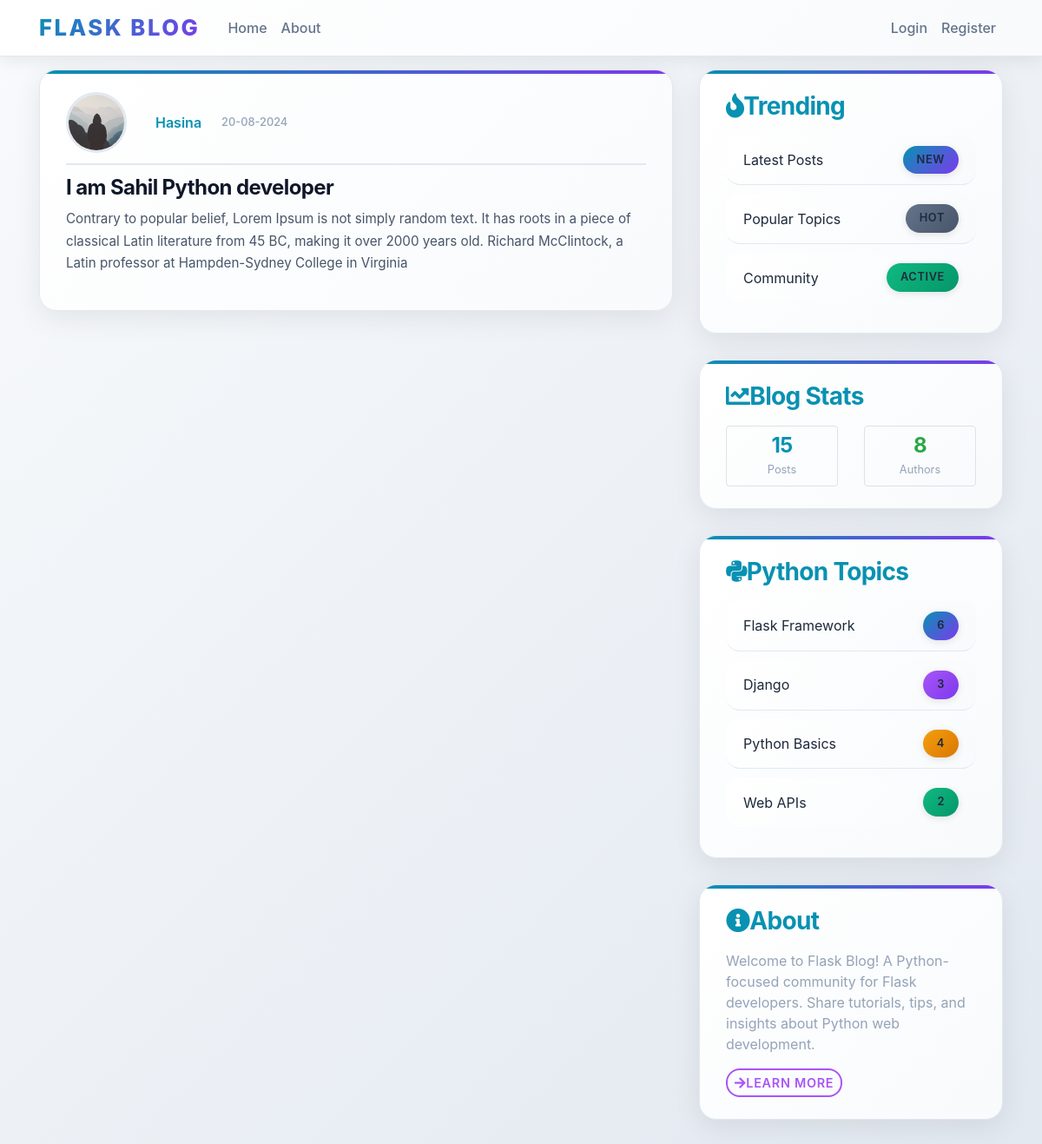
/post/6, run on the app's committed database.
### flaskblog/models.py (models this page shows, shortened)
class User(db.Model, UserMixin):
    id = db.Column(db.Integer, primary_key=True)
    username = db.Column(db.String(20), unique=True, nullable=False)
    email = db.Column(db.String(120), unique=True, nullable=False)
    image_file = db.Column(db.String(20), nullable=False, default='default.jpg')
    password = db.Column(db.String(60), nullable=False)
    posts = db.relationship('Post', backref='author', lazy=True)

class Post(db.Model):
    id = db.Column(db.Integer, primary_key=True)
    title = db.Column(db.String(100), nullable=False)
    date_posted = db.Column(db.DateTime, nullable=False, default=datetime.utcnow)
    content = db.Column(db.Text, nullable=False)
    user_id = db.Column(db.Integer, db.ForeignKey('user.id'), nullable=False)

### flaskblog/posts/routes.py (the view)
@posts.route("/post/<int:post_id>")
def post(post_id):
    post = Post.query.get_or_404(post_id)
    return render_template('post.html', title=post.title, post=post)

### flaskblog/templates/post.html (shortened to what this page needs)
{% extends "layout.html" %}
{% block content %}
<article class="media content-section ">
	<div class="media-body ">
		<div class="article-metadata">
			<img  class="rounded-circle article-img" src="{{ url_for('static', filename='profile_pics/' + post.author.image_file) }}">
			<a class="mr-2 text-decoration-none" href="{{ url_for('users.user_posts', username=post.author.username) }}">{{ post.author.username }}</a>
			<small class="text-muted">{{ post.date_posted.strftime('%d-%m-%Y') }}</small>
		</div>
		<h2 class="article-title">{{ post.title }}</h2>
		<p class="article-content">{{ post.content }}</p>
	</div>
</article>
{% endblock content %}

### flaskblog/static/main.css (style rules this page uses)
body { background: linear-gradient(135deg, #f8fafc 0%, #e2e8f0 100%); color: #1e293b; margin-top: 5rem; font-family: 'Inter', -apple-system, BlinkMacSystemFont, 'Segoe UI', Roboto, sans-serif; }
h1, h2, h3, h4, h5, h6 { color: #0f172a; font-weight: 700; letter-spacing: -0.025em; }
.content-section { background: linear-gradient(135deg, #ffffff 0%, #f8fafc 100%); padding: 25px 30px; border: 1px solid #e2e8f0; border-radius: 20px; margin-bottom: 30px; box-shadow: 0 8px 32px rgba(0, 0, 0, 0.08); transition: all 0.4s ease; position: relative; overflow: hidden; }
.content-section::before { content: ''; position: absolute; top: 0; left: 0; right: 0; height: 4px; background: linear-gradient(90deg, #0891b2, #7c3aed, #a855f7, #0891b2); background-size: 300% 100%; animation: gradient-shift 4s ease infinite; }
.article-title { color: #0f172a; font-weight: 700; font-size: 1.5rem; margin-bottom: 0.5rem; }
.article-content { white-space: pre-line; color: #475569; line-height: 1.7; font-size: 0.95rem; }
.article-img { height: 70px; width: 70px; margin-right: 18px; border-radius: 16px; border: 3px solid #e2e8f0; transition: all 0.4s ease; object-fit: cover; }
.article-metadata { padding-bottom: 12px; margin-bottom: 12px; border-bottom: 2px solid #e2e8f0; display: flex; align-items: center; gap: 15px; }
.article-metadata a { color: #0891b2; font-weight: 600; text-decoration: none; }
.article-metadata small { color: #94a3b8; font-weight: 500; }
.text-muted { color: #94a3b8 !important; }

### data on the page
User: image_file (placeholder picture), author.username "Hasina"
Post: date_posted "20-08-2024", title "I am Sahil Python developer", content "Contrary to popular belief, Lorem Ipsum is not simply random text. It has roots in a piece of classical Latin literature from 45 BC, making it over 2000 years old. Richard McClintock, a Latin professor at Hampden-Sydney College in Virginia"
